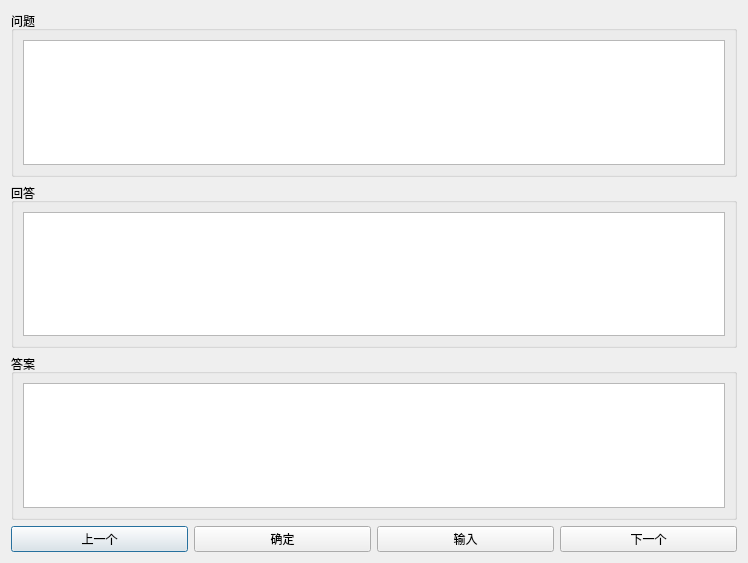
<?xml version="1.0" encoding="UTF-8"?>
<ui version="4.0">
 <class>J_TwoData</class>
 <widget class="QDialog" name="J_TwoData">
  <property name="geometry">
   <rect>
    <x>0</x>
    <y>0</y>
    <width>748</width>
    <height>563</height>
   </rect>
  </property>
  <property name="windowTitle">
   <string>TwoData</string>
  </property>
  <layout class="QGridLayout" name="gridLayout">
   <item row="0" column="0">
    <layout class="QVBoxLayout" name="verticalLayout">
     <item>
      <widget class="QGroupBox" name="groupBox">
       <property name="title">
        <string>问题</string>
       </property>
       <layout class="QHBoxLayout" name="horizontalLayout">
        <item>
         <widget class="QTextEdit" name="ask"/>
        </item>
       </layout>
      </widget>
     </item>
     <item>
      <widget class="QGroupBox" name="groupBox_2">
       <property name="title">
        <string>回答</string>
       </property>
       <layout class="QHBoxLayout" name="horizontalLayout_2">
        <item>
         <widget class="QTextEdit" name="answer"/>
        </item>
       </layout>
      </widget>
     </item>
     <item>
      <widget class="QGroupBox" name="groupBox_3">
       <property name="title">
        <string>答案</string>
       </property>
       <layout class="QHBoxLayout" name="horizontalLayout_3">
        <item>
         <widget class="QTextEdit" name="answers"/>
        </item>
       </layout>
      </widget>
     </item>
     <item>
      <layout class="QHBoxLayout" name="horizontalLayout_4">
       <item>
        <widget class="QPushButton" name="go_up">
         <property name="text">
          <string>上一个</string>
         </property>
        </widget>
       </item>
       <item>
        <widget class="QPushButton" name="go_ok">
         <property name="text">
          <string>确定</string>
         </property>
        </widget>
       </item>
       <item>
        <widget class="QPushButton" name="go_ng">
         <property name="text">
          <string>输入</string>
         </property>
        </widget>
       </item>
       <item>
        <widget class="QPushButton" name="go_dw">
         <property name="text">
          <string>下一个</string>
         </property>
        </widget>
       </item>
      </layout>
     </item>
    </layout>
   </item>
  </layout>
 </widget>
 <resources/>
 <connections>
  <connection>
   <sender>go_dw</sender>
   <signal>clicked()</signal>
   <receiver>J_TwoData</receiver>
   <slot>getdw()</slot>
   <hints>
    <hint type="sourcelabel">
     <x>633</x>
     <y>493</y>
    </hint>
    <hint type="destinationlabel">
     <x>373</x>
     <y>281</y>
    </hint>
   </hints>
  </connection>
  <connection>
   <sender>go_ng</sender>
   <signal>clicked()</signal>
   <receiver>J_TwoData</receiver>
   <slot>clean()</slot>
   <hints>
    <hint type="sourcelabel">
     <x>458</x>
     <y>493</y>
    </hint>
    <hint type="destinationlabel">
     <x>373</x>
     <y>281</y>
    </hint>
   </hints>
  </connection>
  <connection>
   <sender>go_ok</sender>
   <signal>clicked()</signal>
   <receiver>J_TwoData</receiver>
   <slot>receive()</slot>
   <hints>
    <hint type="sourcelabel">
     <x>282</x>
     <y>493</y>
    </hint>
    <hint type="destinationlabel">
     <x>373</x>
     <y>281</y>
    </hint>
   </hints>
  </connection>
  <connection>
   <sender>go_up</sender>
   <signal>clicked()</signal>
   <receiver>J_TwoData</receiver>
   <slot>getup()</slot>
   <hints>
    <hint type="sourcelabel">
     <x>106</x>
     <y>493</y>
    </hint>
    <hint type="destinationlabel">
     <x>373</x>
     <y>281</y>
    </hint>
   </hints>
  </connection>
 </connections>
</ui>
